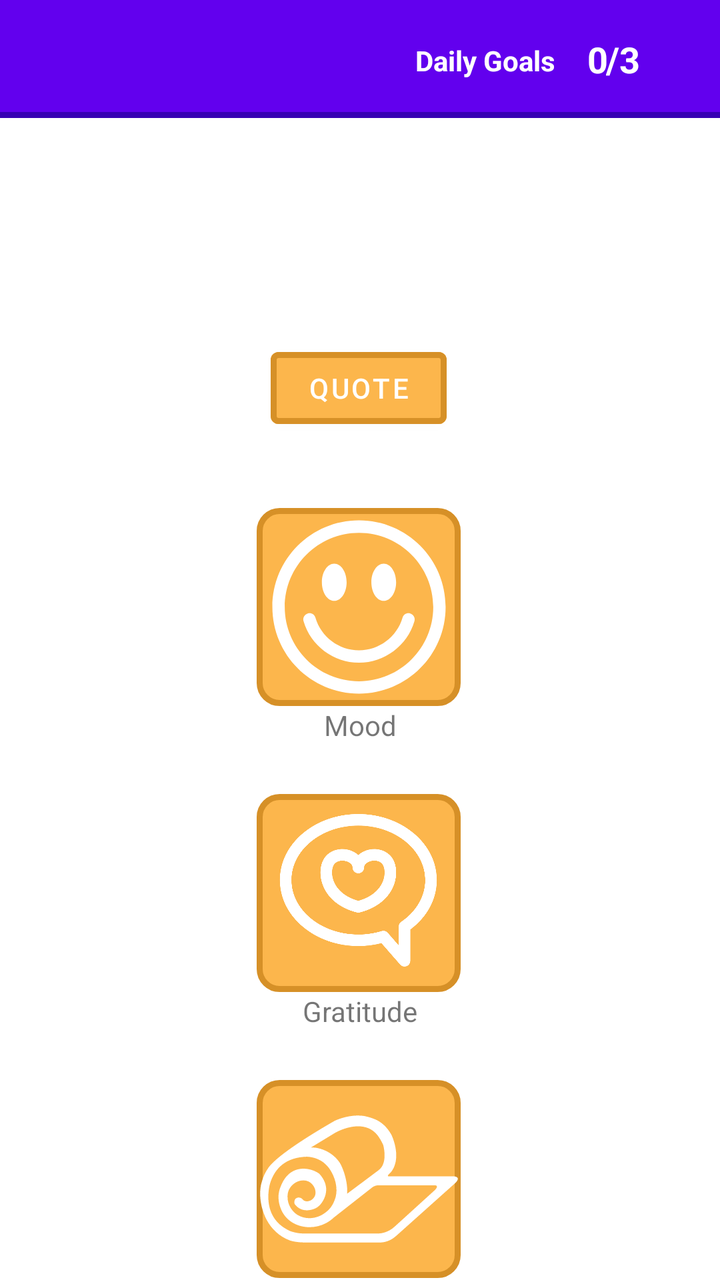
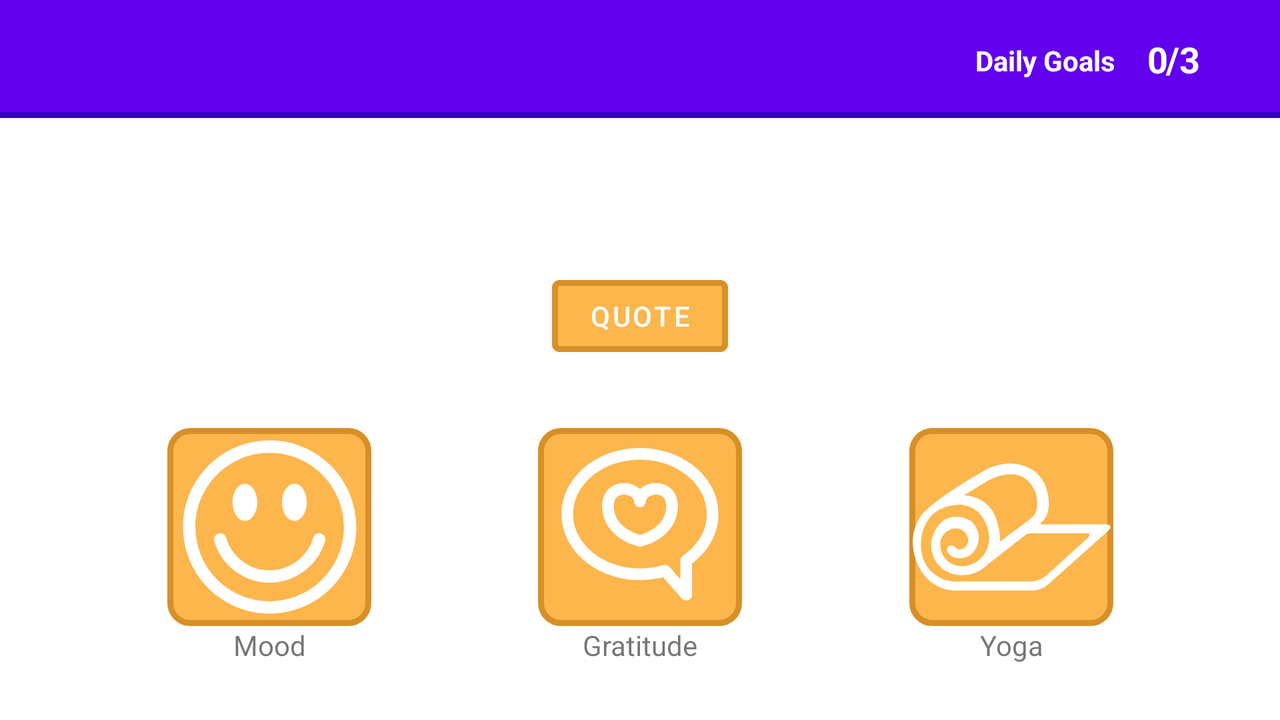

An Android layout and its configuration variant, each rendered on a device that would load it. The default file and the variant file are quoted in full after the pictures.
<!-- AndroidManifest.xml: application theme Theme.Happy -->
<!-- res/layout/activity_main.xml -->
<?xml version="1.0" encoding="utf-8"?>
<androidx.constraintlayout.widget.ConstraintLayout xmlns:android="http://schemas.android.com/apk/res/android"
    xmlns:app="http://schemas.android.com/apk/res-auto"
    xmlns:tools="http://schemas.android.com/tools"
    android:forceDarkAllowed="true"
    android:layout_width="match_parent"
    android:layout_height="match_parent"
    android:orientation="vertical"
    tools:context=".MainActivity">

    <com.google.android.material.appbar.AppBarLayout
        android:id="@+id/appBarLayout"
        android:layout_width="match_parent"
        android:layout_height="wrap_content"
        app:layout_constraintEnd_toEndOf="parent"
        app:layout_constraintStart_toStartOf="parent"
        app:layout_constraintTop_toTopOf="parent">

        <androidx.constraintlayout.widget.ConstraintLayout
            android:layout_width="match_parent"
            android:layout_height="match_parent">

            <androidx.appcompat.widget.Toolbar
                android:id="@+id/toolbar"
                android:layout_width="match_parent"
                android:layout_height="wrap_content"
                android:background="?attr/colorPrimary"
                android:minHeight="?attr/actionBarSize"
                android:theme="?attr/actionBarTheme"
                android:backgroundTint="@color/purple_200"
                app:layout_constraintEnd_toEndOf="parent"
                app:layout_constraintStart_toStartOf="parent"
                app:layout_constraintTop_toTopOf="parent"
                app:titleTextColor="#fff" />
            <View
                android:background="@color/purple_500"
                android:layout_width="match_parent"
                android:layout_height="3dp"
                app:layout_constraintTop_toBottomOf="@id/toolbar"/>

            <TextView
                android:id="@+id/textView"
                android:layout_width="wrap_content"
                android:layout_height="wrap_content"
                android:layout_marginEnd="8dp"
                android:text="Daily Goals"
                android:textColor="#fff"
                android:textStyle="bold"
                app:layout_constraintBottom_toBottomOf="parent"
                app:layout_constraintEnd_toStartOf="@+id/imageView"
                app:layout_constraintTop_toTopOf="parent"
                app:layout_constraintVertical_bias="0.513" />

            <ImageView
                android:id="@+id/imageView"
                android:layout_width="wrap_content"
                android:layout_height="wrap_content"
                android:layout_marginEnd="8dp"
                app:layout_constraintBottom_toBottomOf="parent"
                app:layout_constraintEnd_toStartOf="@+id/happy_rating"
                app:layout_constraintTop_toTopOf="parent"
                app:srcCompat="@drawable/ic_favorite"
                app:tint="#fff"
                tools:ignore="VectorDrawableCompat" />

            <TextView
                android:id="@+id/happy_rating"
                android:layout_width="wrap_content"
                android:layout_height="wrap_content"
                android:layout_marginEnd="16dp"
                android:text="0"
                android:textColor="#fff"
                android:textSize="18sp"
                android:textStyle="bold"
                app:layout_constraintBottom_toBottomOf="parent"
                app:layout_constraintEnd_toEndOf="@id/daily"
                app:layout_constraintTop_toTopOf="parent" />

            <TextView
                android:id="@+id/daily"
                android:layout_width="wrap_content"
                android:layout_height="wrap_content"
                android:layout_marginEnd="16dp"
                android:text="/3"
                android:textColor="#fff"
                android:textSize="18sp"
                android:textStyle="bold"
                app:layout_constraintBottom_toBottomOf="parent"
                app:layout_constraintEnd_toStartOf="@+id/settingsButton"
                app:layout_constraintTop_toTopOf="parent" />

            <Button
                android:id="@+id/settingsButton"
                android:layout_width="24dp"
                android:layout_height="24dp"
                android:visibility="invisible"
                app:layout_constraintBottom_toBottomOf="parent"
                app:layout_constraintEnd_toEndOf="@+id/toolbar"
                app:layout_constraintTop_toTopOf="parent" />
        </androidx.constraintlayout.widget.ConstraintLayout>

    </com.google.android.material.appbar.AppBarLayout>

    <TextView
        android:id="@+id/quote"
        android:layout_width="wrap_content"
        android:layout_height="wrap_content"
        android:layout_marginTop="56dp"
        android:gravity="center"
        android:text=""
        android:textStyle="italic"
        app:layout_constraintEnd_toEndOf="parent"
        app:layout_constraintHorizontal_bias="0.498"
        app:layout_constraintStart_toStartOf="parent"
        app:layout_constraintTop_toBottomOf="@+id/appBarLayout" />

    <Button
        android:id="@+id/quoteB"
        android:layout_width="wrap_content"
        android:layout_height="wrap_content"
        android:layout_marginTop="36dp"
        android:backgroundTint="#fcb64c"
        android:text="QUOTE"
        app:layout_constraintEnd_toEndOf="parent"
        app:layout_constraintHorizontal_bias="0.498"
        app:layout_constraintStart_toStartOf="parent"
        app:layout_constraintTop_toBottomOf="@+id/quote"
        app:strokeColor="#d69027"
        app:strokeWidth="3dp" />

    <ImageView
        android:id="@+id/mood"
        android:layout_width="102dp"
        android:layout_height="99dp"
        android:layout_marginTop="36dp"
        android:background="@drawable/icon_layout"
        android:clickable="false"
        app:layout_constraintEnd_toEndOf="parent"
        app:layout_constraintHorizontal_bias="0.498"
        app:layout_constraintStart_toStartOf="parent"
        app:layout_constraintTop_toBottomOf="@+id/quoteB"
        app:srcCompat="@drawable/ic_iconfinder_happy_322448"
        app:tint="#fff"
        tools:ignore="VectorDrawableCompat" />

    <TextView
        android:id="@+id/text_mood"
        android:layout_width="wrap_content"
        android:layout_height="wrap_content"
        android:text="Mood"
        app:layout_constraintEnd_toEndOf="parent"
        app:layout_constraintStart_toStartOf="parent"
        app:layout_constraintTop_toBottomOf="@+id/mood" />

    <ImageView
        android:id="@+id/gratitude"
        android:layout_width="102dp"
        android:layout_height="99dp"
        android:layout_marginTop="44dp"
        android:background="@drawable/icon_layout"
        android:clickable="false"
        app:layout_constraintEnd_toEndOf="parent"
        app:layout_constraintHorizontal_bias="0.498"
        app:layout_constraintStart_toStartOf="parent"
        app:layout_constraintTop_toBottomOf="@+id/mood"
        app:srcCompat="@drawable/ic_gratitude"
        app:tint="#fff"
        tools:ignore="VectorDrawableCompat" />

    <TextView
        android:id="@+id/text_gratitude"
        android:layout_width="wrap_content"
        android:layout_height="wrap_content"
        android:text="Gratitude"
        app:layout_constraintEnd_toEndOf="parent"
        app:layout_constraintStart_toStartOf="parent"
        app:layout_constraintTop_toBottomOf="@+id/gratitude" />

    <ImageView
        android:id="@+id/yoga"
        android:layout_width="102dp"
        android:layout_height="99dp"
        android:layout_marginTop="44dp"
        android:background="@drawable/icon_layout"
        android:clickable="false"
        app:layout_constraintEnd_toEndOf="parent"
        app:layout_constraintHorizontal_bias="0.498"
        app:layout_constraintStart_toStartOf="parent"
        app:layout_constraintTop_toBottomOf="@+id/gratitude"
        app:srcCompat="@drawable/ic_yoga"
        app:tint="#fff"
        tools:ignore="VectorDrawableCompat" />

    <TextView
        android:id="@+id/text_yoga"
        android:layout_width="wrap_content"
        android:layout_height="wrap_content"
        android:text="Yoga"
        app:layout_constraintEnd_toEndOf="parent"
        app:layout_constraintStart_toStartOf="parent"
        app:layout_constraintTop_toBottomOf="@+id/yoga" />
</androidx.constraintlayout.widget.ConstraintLayout>
<!-- resources referenced by this layout -->
<resources>
  <color name="purple_200">#FF6200EE</color>
  <color name="purple_500">#FF3700B3</color>
  <!-- drawable ic_gratitude (drawable) -->
  <vector xmlns:android="http://schemas.android.com/apk/res/android"
      android:width="512dp"
      android:height="512dp"
      android:viewportWidth="512"
      android:viewportHeight="512">
    <path
        android:fillColor="#FF000000"
        android:pathData="M374.62,446.25a15,15 0,0 1,-11.29 -5.12l-48.48,-55.39a238.17,238.17 0,0 1,-59.72 7.51c-53.66,0 -104.24,-17.43 -142.41,-49.07 -39,-32.32 -60.45,-75.53 -60.45,-121.68s21.47,-89.36 60.45,-121.68c38.17,-31.64 88.75,-49.07 142.41,-49.07s104.25,17.43 142.42,49.07c39,32.32 60.45,75.53 60.45,121.68 0,49.27 -24.82,95.49 -68.38,127.92v80.83a15,15 0,0 1,-15 15ZM319.9,353.74a15,15 0,0 1,11.29 5.12l28.43,32.48V342.69a15,15 0,0 1,6.53 -12.38C405.45,303.43 428,264.13 428,222.5c0,-77.61 -77.55,-140.75 -172.87,-140.75S82.27,144.89 82.27,222.5s77.55,140.75 172.86,140.75a207,207 0,0 0,60.4 -8.86A15.27,15.27 0,0 1,319.9 353.74Z"/>
    <path
        android:fillColor="#FF000000"
        android:pathData="M255.13,306.74a15.09,15.09 0,0 1,-3.65 -0.46c-47.16,-11.83 -80.32,-40.7 -91,-79.21 -7.35,-26.59 -2.33,-53.55 12.8,-68.68 16.11,-16.11 42.34,-20.57 65.27,-11.07a57,57 0,0 1,16.56 10.36,57.22 57.22,0 0,1 16.57,-10.36c22.92,-9.5 49.15,-5 65.27,11.07 15.13,15.13 20.15,42.09 12.79,68.68 -10.65,38.51 -43.81,67.38 -91,79.21A15,15 0,0 1,255.13 306.74ZM213.61,172.41c-6.88,0 -13.94,2 -19.1,7.2 -6.23,6.23 -10,21.78 -5.09,39.46 7.43,26.87 31.28,47.55 65.71,57.15 34.44,-9.6 58.29,-30.28 65.72,-57.15 4.89,-17.68 1.14,-33.23 -5.09,-39.46 -8.78,-8.78 -23,-8.53 -32.58,-4.57 -3.06,1.26 -13.05,6.1 -13.05,15.07a15,15 0,0 1,-30 0c0,-9 -10,-13.81 -13,-15.07A35.82,35.82 0,0 0,213.61 172.41Z"/>
  </vector>
  <!-- drawable ic_iconfinder_happy_322448 (drawable) -->
  <vector xmlns:android="http://schemas.android.com/apk/res/android"
      android:width="32dp"
      android:height="32dp"
      android:viewportWidth="32"
      android:viewportHeight="32">
    <path
        android:fillColor="#FF000000"
        android:pathData="M16,4c6.617,0 12,5.383 12,12s-5.383,12 -12,12s-12,-5.383 -12,-12S9.382,4 16,4zM16,2c-7.732,0 -14,6.268 -14,14c0,7.73 6.268,14 14,14c7.732,0 14,-6.27 14,-14C30,8.268 23.73,2 16,2L16,2zM12,9c-1.105,0 -2,1.344 -2,3c0,1.658 0.895,3 2,3s2,-1.342 2,-3C14,10.344 13.104,9 12,9zM20,9c-1.105,0 -2,1.344 -2,3c0,1.658 0.895,3 2,3s2,-1.342 2,-3C22,10.344 21.104,9 20,9zM24.96,18.279c0.154,-0.529 -0.149,-1.084 -0.683,-1.241c-0.528,-0.158 -1.084,0.151 -1.239,0.681c-0.906,3.109 -3.802,5.281 -7.039,5.281c-3.238,0 -6.133,-2.172 -7.04,-5.281c-0.154,-0.527 -0.703,-0.839 -1.24,-0.681c-0.53,0.157 -0.834,0.712 -0.68,1.241c1.154,3.955 4.839,6.721 8.96,6.721S23.805,22.234 24.96,18.279z"/>
  </vector>
  <!-- drawable icon_layout (drawable) -->
  <?xml version="1.0" encoding="UTF-8"?>
  <shape xmlns:android="http://schemas.android.com/apk/res/android">
      <solid android:color="#fcb64c"/>
      <stroke android:width="3dp" android:color="#d69027" />
      <corners android:radius="10dp"/>
      <padding android:left="0dp" android:top="0dp" android:right="0dp" android:bottom="0dp" />
  </shape>
  <style name="Theme.Happy" parent="Theme.MaterialComponents.DayNight.NoActionBar">
          
          <item name="colorPrimary">@color/purple_500</item>
          <item name="colorPrimaryVariant">@color/purple_700</item>
          <item name="colorOnPrimary">@color/white</item>
          
          <item name="colorSecondary">@color/teal_200</item>
          <item name="colorSecondaryVariant">@color/teal_700</item>
          <item name="colorOnSecondary">@color/black</item>
          
          <item name="android:statusBarColor" tools:targetApi="l">?attr/colorPrimaryVariant</item>
          
      </style>
  <color name="purple_700">#FF3700B3</color>
  <color name="white">#FFFFFFFF</color>
  <color name="teal_200">#000000</color>
  <color name="teal_700">#FF018786</color>
  <color name="black">#FF000000</color>
</resources>
<!-- res/layout-land/activity_main.xml (the repository's variant of the layout above) -->
<!-- drawn on the phone turned sideways -->
<?xml version="1.0" encoding="utf-8"?>
<androidx.constraintlayout.widget.ConstraintLayout xmlns:android="http://schemas.android.com/apk/res/android"
    xmlns:app="http://schemas.android.com/apk/res-auto"
    xmlns:tools="http://schemas.android.com/tools"
    android:layout_width="match_parent"
    android:layout_height="match_parent"
    android:orientation="horizontal">


    <com.google.android.material.appbar.AppBarLayout
        android:id="@id/appBarLayout"
        android:layout_width="match_parent"
        android:layout_height="wrap_content"
        app:layout_constraintEnd_toEndOf="parent"
        app:layout_constraintStart_toStartOf="parent"
        app:layout_constraintTop_toTopOf="parent">

        <androidx.constraintlayout.widget.ConstraintLayout
            android:layout_width="match_parent"
            android:layout_height="match_parent">

            <androidx.appcompat.widget.Toolbar
                android:id="@id/toolbar"
                android:layout_width="match_parent"
                android:layout_height="wrap_content"
                android:background="?attr/colorPrimary"
                android:minHeight="?attr/actionBarSize"
                android:theme="?attr/actionBarTheme"
                android:backgroundTint="@color/purple_200"
                app:layout_constraintEnd_toEndOf="parent"
                app:layout_constraintStart_toStartOf="parent"
                app:layout_constraintTop_toTopOf="parent"
                app:titleTextColor="#fff" />
            <View
                android:background="@color/purple_500"
                android:layout_width="match_parent"
                android:layout_height="3dp"
                app:layout_constraintTop_toBottomOf="@id/toolbar"/>

            <TextView
                android:id="@id/textView"
                android:layout_width="wrap_content"
                android:layout_height="wrap_content"
                android:layout_marginEnd="8dp"
                android:text="Daily Goals"
                android:textColor="#fff"
                android:textStyle="bold"
                app:layout_constraintBottom_toBottomOf="parent"
                app:layout_constraintEnd_toStartOf="@+id/imageView"
                app:layout_constraintTop_toTopOf="parent"
                app:layout_constraintVertical_bias="0.513" />

            <ImageView
                android:id="@id/imageView"
                android:layout_width="wrap_content"
                android:layout_height="wrap_content"
                android:layout_marginEnd="8dp"
                app:layout_constraintBottom_toBottomOf="parent"
                app:layout_constraintEnd_toStartOf="@+id/happy_rating"
                app:layout_constraintTop_toTopOf="parent"
                app:srcCompat="@drawable/ic_favorite"
                app:tint="#fff"
                tools:ignore="VectorDrawableCompat" />

            <TextView
                android:id="@id/happy_rating"
                android:layout_width="wrap_content"
                android:layout_height="wrap_content"
                android:layout_marginEnd="16dp"
                android:text="0"
                android:textColor="#fff"
                android:textSize="18sp"
                android:textStyle="bold"
                app:layout_constraintBottom_toBottomOf="parent"
                app:layout_constraintEnd_toEndOf="@id/daily"
                app:layout_constraintTop_toTopOf="parent" />

            <TextView
                android:id="@id/daily"
                android:layout_width="wrap_content"
                android:layout_height="wrap_content"
                android:layout_marginEnd="16dp"
                android:text="/3"
                android:textColor="#fff"
                android:textSize="18sp"
                android:textStyle="bold"
                app:layout_constraintBottom_toBottomOf="parent"
                app:layout_constraintEnd_toStartOf="@+id/settingsButton"
                app:layout_constraintTop_toTopOf="parent" />

            <Button
                android:id="@+id/settingsButton"
                android:layout_width="24dp"
                android:layout_height="24dp"
                android:visibility="invisible"
                app:layout_constraintBottom_toBottomOf="parent"
                app:layout_constraintEnd_toEndOf="@+id/toolbar"
                app:layout_constraintTop_toTopOf="parent" />
        </androidx.constraintlayout.widget.ConstraintLayout>

    </com.google.android.material.appbar.AppBarLayout>

    <TextView
        android:id="@id/quote"
        android:layout_width="wrap_content"
        android:layout_height="wrap_content"
        android:layout_marginTop="24dp"
        android:gravity="center"
        android:text=""
        android:textStyle="italic"
        app:layout_constraintEnd_toEndOf="parent"
        app:layout_constraintHorizontal_bias="0.498"
        app:layout_constraintStart_toStartOf="parent"
        app:layout_constraintTop_toBottomOf="@+id/appBarLayout" />

    <Button
        android:id="@id/quoteB"
        android:layout_width="wrap_content"
        android:layout_height="wrap_content"
        android:layout_marginTop="32dp"
        android:backgroundTint="#fcb64c"
        android:text="QUOTE"
        app:layout_constraintEnd_toEndOf="parent"
        app:layout_constraintStart_toStartOf="parent"
        app:layout_constraintTop_toBottomOf="@id/quote"
        app:strokeColor="#d69027"
        app:strokeWidth="3dp" />

    <ImageView
        android:id="@id/mood"
        android:layout_width="102dp"
        android:layout_height="99dp"
        android:layout_marginTop="32dp"
        android:background="@drawable/icon_layout"
        android:clickable="false"
        app:layout_constraintEnd_toStartOf="@+id/gratitude"
        app:layout_constraintStart_toStartOf="parent"
        app:layout_constraintTop_toBottomOf="@+id/quoteB"
        app:srcCompat="@drawable/ic_iconfinder_happy_322448"
        app:tint="#fff"
        tools:ignore="VectorDrawableCompat" />

    <TextView
        android:id="@id/text_mood"
        android:layout_width="wrap_content"
        android:layout_height="wrap_content"
        android:text="Mood"
        app:layout_constraintEnd_toEndOf="@+id/mood"
        app:layout_constraintStart_toStartOf="@+id/mood"
        app:layout_constraintTop_toBottomOf="@+id/mood" />

    <ImageView
        android:id="@id/gratitude"
        android:layout_width="102dp"
        android:layout_height="99dp"
        android:layout_marginTop="32dp"
        android:background="@drawable/icon_layout"
        android:clickable="false"
        app:layout_constraintEnd_toEndOf="parent"
        app:layout_constraintStart_toStartOf="parent"
        app:layout_constraintTop_toBottomOf="@+id/quoteB"
        app:srcCompat="@drawable/ic_gratitude"
        app:tint="#fff"
        tools:ignore="VectorDrawableCompat" />

    <TextView
        android:id="@id/text_gratitude"
        android:layout_width="wrap_content"
        android:layout_height="wrap_content"
        android:text="Gratitude"
        app:layout_constraintEnd_toEndOf="@+id/gratitude"
        app:layout_constraintStart_toStartOf="@+id/gratitude"
        app:layout_constraintTop_toBottomOf="@+id/gratitude" />

    <ImageView
        android:id="@id/yoga"
        android:layout_width="102dp"
        android:layout_height="99dp"
        android:layout_marginTop="32dp"
        android:background="@drawable/icon_layout"
        android:clickable="false"
        app:layout_constraintEnd_toEndOf="parent"
        app:layout_constraintStart_toEndOf="@+id/gratitude"
        app:layout_constraintTop_toBottomOf="@+id/quoteB"
        app:srcCompat="@drawable/ic_yoga"
        app:tint="#fff"
        tools:ignore="VectorDrawableCompat" />

    <TextView
        android:id="@id/text_yoga"
        android:layout_width="wrap_content"
        android:layout_height="wrap_content"
        android:text="Yoga"
        app:layout_constraintEnd_toEndOf="@+id/yoga"
        app:layout_constraintStart_toStartOf="@+id/yoga"
        app:layout_constraintTop_toBottomOf="@+id/yoga" />


</androidx.constraintlayout.widget.ConstraintLayout>
